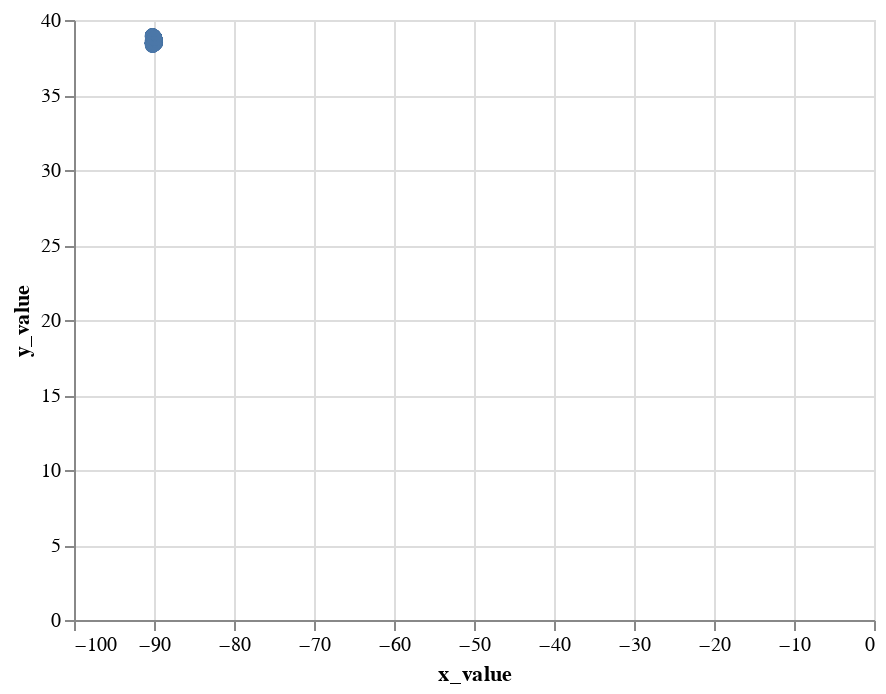

The code cell stored with this chart in its notebook:
### Code cell
select_box = alt.binding_select(options=list(df_IL['stars'].unique()))
selection = alt.selection_single(name='x_axis', fields=['stars'], bind=select_box)

ys = ['stars', 'review_count', 'is_open', 'latitude', 'longitude']

select_box = alt.binding_select(options=ys, name='y')
sel_y = alt.selection_single(fields=['y'], bind=select_box, init={'y': 'latitude'})

xs = ['stars', 'review_count', 'is_open', 'latitude', 'longitude']

select_box = alt.binding_select(options=xs, name='x')
sel_x = alt.selection_single(fields=['x'], bind=select_box, init={'x': 'longitude'})


alt.Chart(df_IL).transform_fold(
    ys,
    as_ = ['y', 'y_value']
).transform_fold(
    xs,
    as_ = ['x', 'x_value']
).mark_point().encode(
    x='x_value:Q',
    y='y_value:Q',
    tooltip='name'
).add_selection(
    sel_y,
    sel_x,
    selection
).transform_filter(
    sel_y
).transform_filter(
    sel_x
).transform_filter(
    selection
).interactive()

### Figure 1 — Vega-Lite specification as saved in the notebook (floating-point values rounded to 4 significant figures; data arrays with more than 128 entries replaced by an {"elided": "..."} marker saying what was removed)
{"config": {"view": {"continuousWidth": 400, "continuousHeight": 300}}, "data": {"name": "data-ac7d13bcddf52758e66b5d7f35f8a0c0"}, "mark": "point", "encoding": {"tooltip": {"field": "name", "type": "nominal"}, "x": {"field": "x_value", "type": "quantitative"}, "y": {"field": "y_value", "type": "quantitative"}}, "selection": {"selector001": {"type": "single", "fields": ["y"], "bind": {"input": "select", "options": ["stars", "review_count", "is_open", "latitude", "longitude"], "name": "y"}, "init": {"y": "latitude"}}, "selector002": {"type": "single", "fields": ["x"], "bind": {"input": "select", "options": ["stars", "review_count", "is_open", "latitude", "longitude"], "name": "x"}, "init": {"x": "longitude"}}, "x_axis": {"type": "single", "fields": ["stars"], "bind": {"input": "select", "options": [4.5, 3.0, 5.0, 4.0, 2.5, 1.0, 3.5, 2.0, 1.5]}}, "selector003": {"type": "interval", "bind": "scales", "encodings": ["x", "y"]}}, "transform": [{"fold": ["stars", "review_count", "is_open", "latitude", "longitude"], "as": ["y", "y_value"]}, {"fold": ["stars", "review_count", "is_open", "latitude", "longitude"], "as": ["x", "x_value"]}, {"filter": {"selection": "selector001"}}, {"filter": {"selection": "selector002"}}, {"filter": {"selection": "x_axis"}}], "$schema": "https://vega.github.io/schema/vega-lite/v4.17.0.json", "datasets": {"data-ac7d13bcddf52758e66b5d7f35f8a0c0": {"elided": "2145 records"}}}
